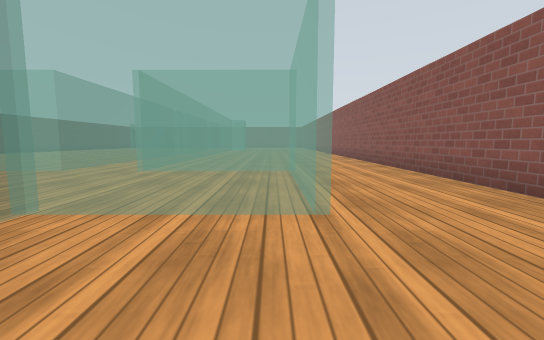
View 1 (above)

22 first-person views from a walk through a world built for the Gazebo simulator. The camera is 0.72 m above the floor, tilts 6° down and sees 90° across. The floor is counted in squares, 1 m on a side. Each view is taken from the middle of a square. On the plan, view 1 faces up. The plan holds only what a view shows up to about 9 squares ahead; the rest is blank. The place goes on beyond the plan. Simple patterns stand in for the simulator's built-in surfaces.

View 2
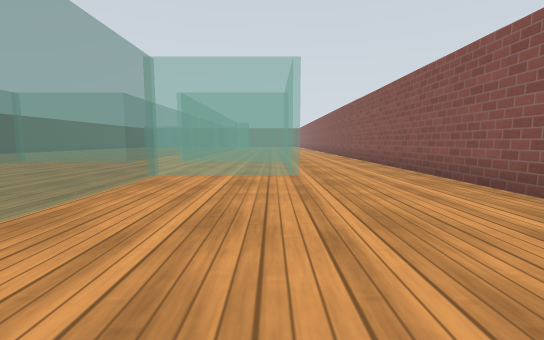

View 3
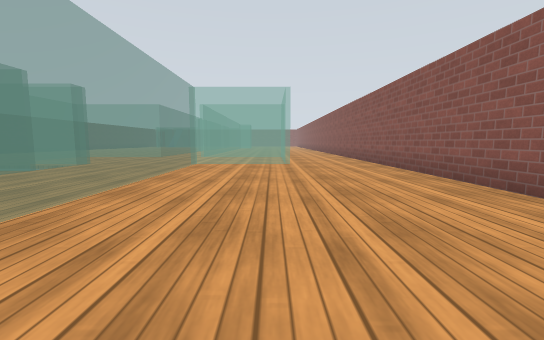

View 4
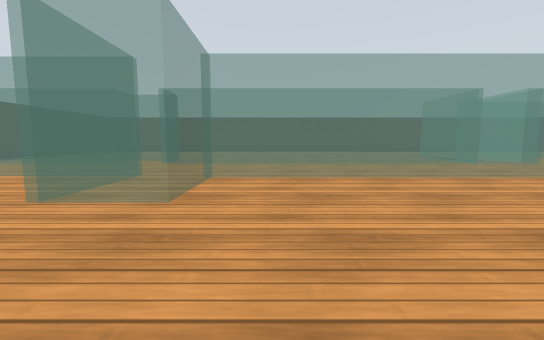

View 5
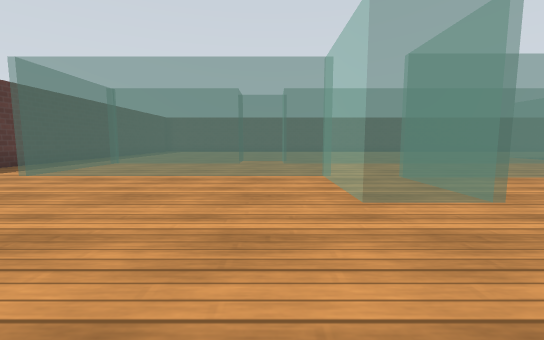

View 6
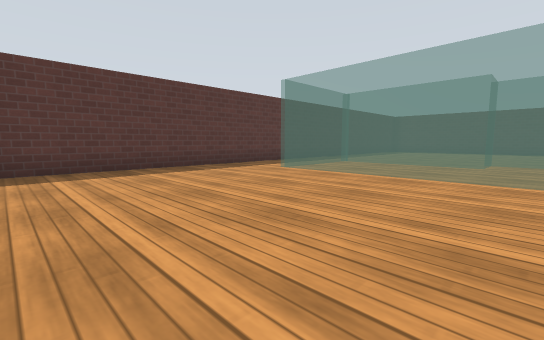

View 7
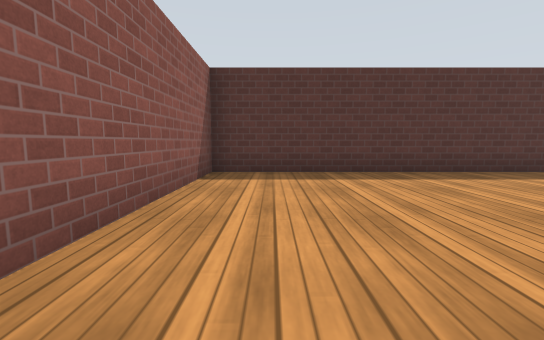

View 8
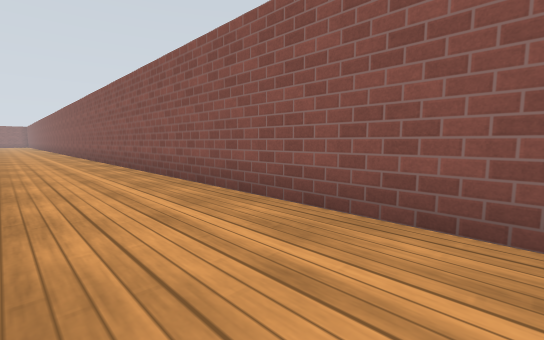

View 9
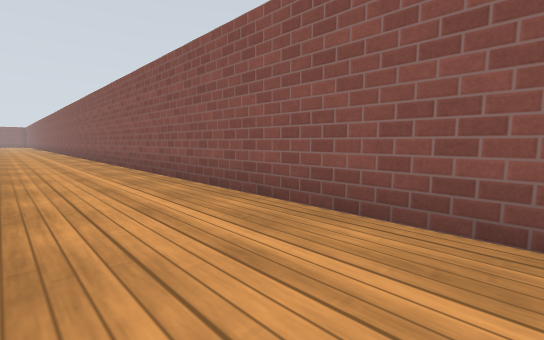

View 10
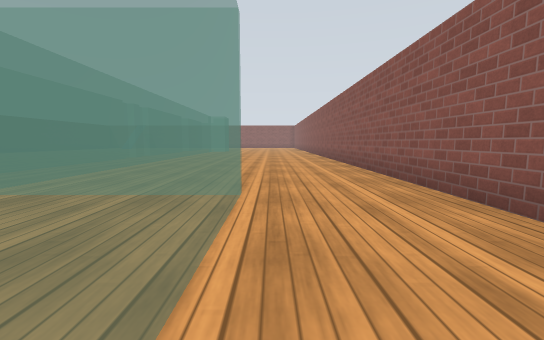

View 11
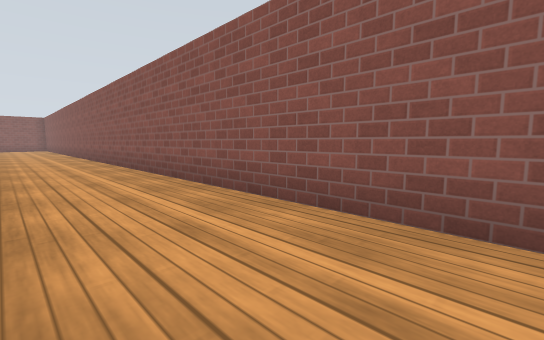

View 12
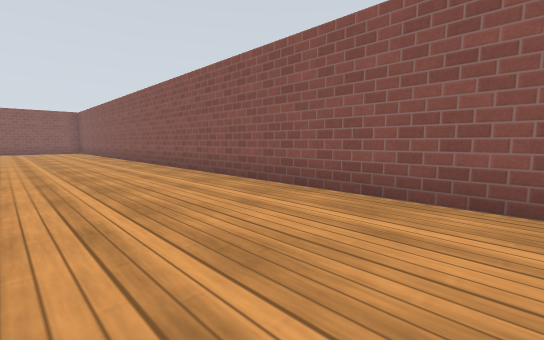

View 13
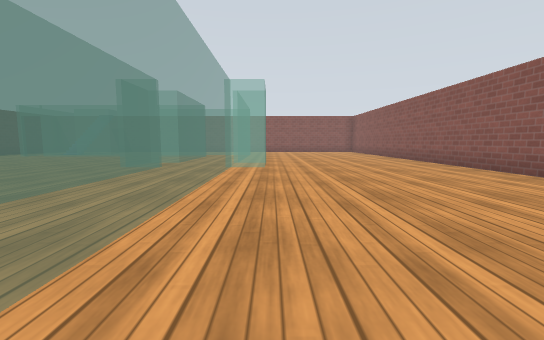

View 14
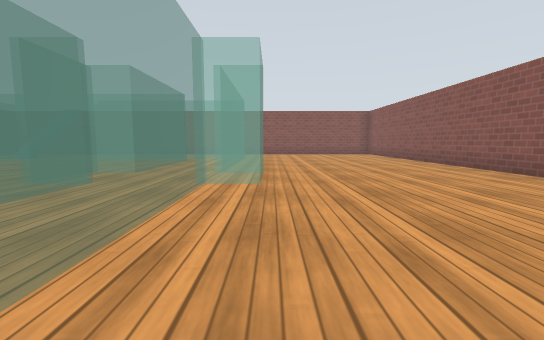

View 15
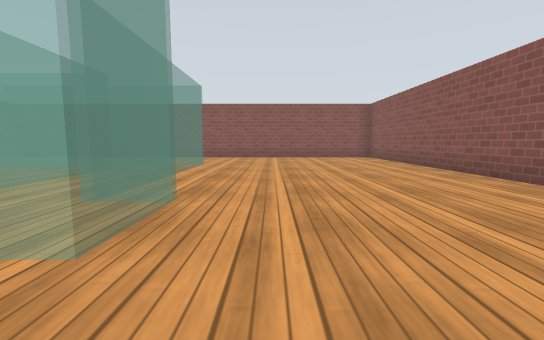

View 16
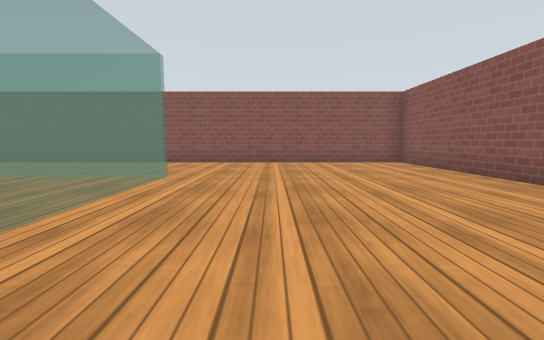

View 17
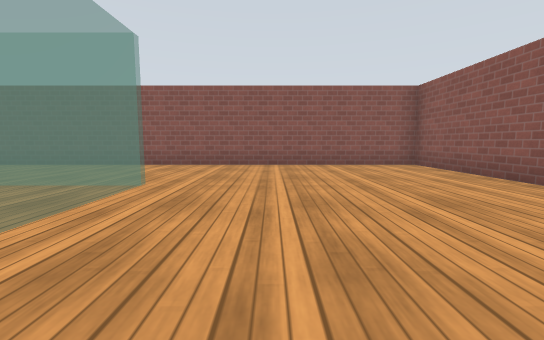

View 18
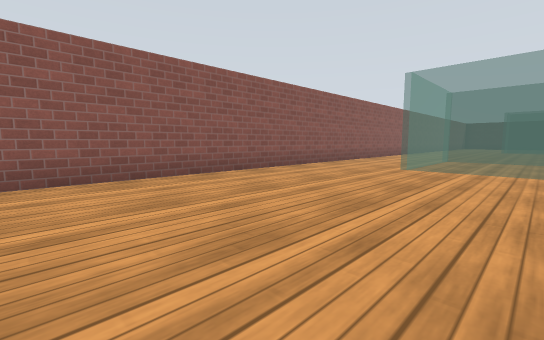

View 19
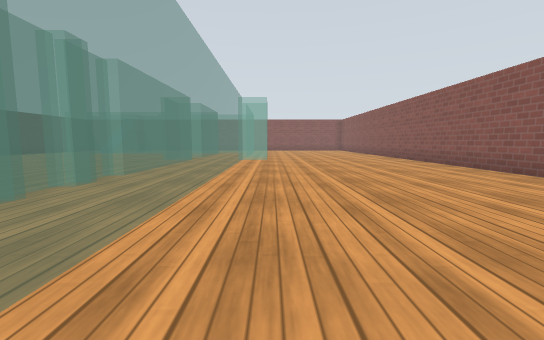

View 20
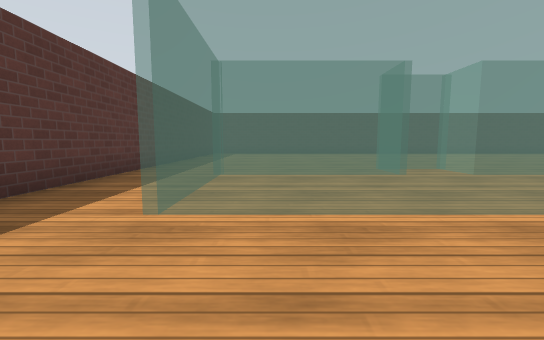

View 21
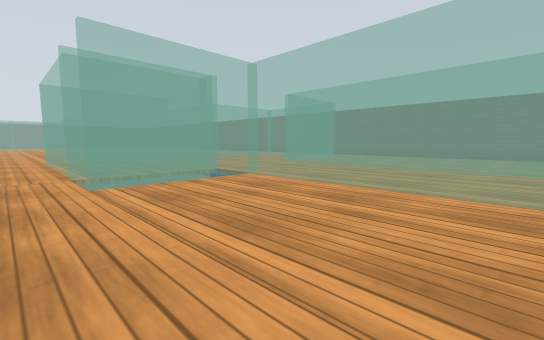

View 22
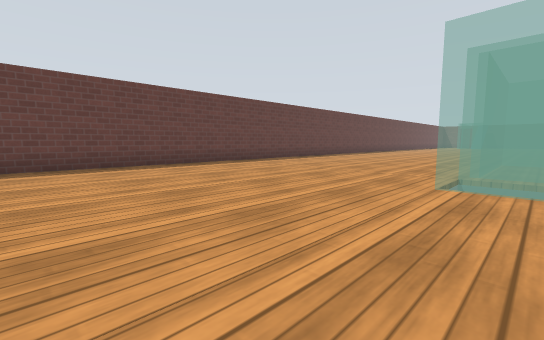

### Floor plan
Key: @ floor where view 1 was taken; # wall or solid block; . floor; = window, fence, low wall or low ledge.
Columns run from 17 left of view 1 to 4 right of it. Each row starts with its distance up from view 1.
 33         #############
 32                      #
 31                      #
 30                      #
 29         ======       #
 28          ======......#
 27           ===#=......#
 26        .....=#=......#
 25        .....=#=......#
 24         ....=#=......#
 23        ....==#==.....#
 22        ....==#==.....#
 21         ....=#=......#
 20        .....=#=......#
 19        .....=#=......#
 18         ....=#=......#
 17          ...=#=......#
 16           ..=#=......#
 15             =#=......#
 14               =......#
 13               =......#
 12           ..=#=......#
 11           ..=#=......#
 10            .=#=......#
  9         ....=#=......#
  8        .....=#=......#
  7        .=  ==#====...#
  6       ..=       #==..#
  5      ...=........==..#
  4     ....=........==..#
  3    .....====..====...#
  2   ...... =#=..==.....#
  1 =...     ===..==.....#
  0 =...    ...=..==.@...#
 -1 =...    ...=..==.....#
 -2 =...    ...=..==.....#
 -3 =...    ...=..==.....#
 -4 =...   ....=..==.....#
 -5         .  =..==.....#
 -6         .. =..==.....#
 -7         ...=..===....#
 -8         ...=..###=...#
 -9         ...=..====...#
-10         ..==..=......#
-11         ..==..=......#
-12         ...=..=......#
-13         ...=..=......#
-14         ...=..=......#
-15         ...====......#
-16         .............#
-17         .............#
-18         =============

Where each view was taken, in squares from view 1:
view 1: 0 up, 0 right, facing up
view 2: 3 down, 0 right, facing up
view 3: 6 down, 0 right, facing up
view 4: 6 down, 3 right, facing left
view 5: 10 down, 3 right, facing left
view 6: 10 down, 3 right, facing down-left
view 7: 11 down, 2 right, facing down
view 8: 10 down, 1 right, facing up-right
view 9: 12 down, 1 right, facing up-right
view 10: 3 up, 1 right, facing up
view 11: 7 up, 1 right, facing up-right
view 12: 13 up, 0 right, facing up-right
view 13: 14 up, 2 left, facing up
view 14: 17 up, 2 left, facing up
view 15: 20 up, 1 left, facing up
view 16: 23 up, 1 left, facing up
view 17: 24 up, 1 left, facing up
view 18: 14 up, 2 left, facing down-right
view 19: 11 up, 2 left, facing up
view 20: 14 down, 0 right, facing left
view 21: 4 down, 10 left, facing up-right
view 22: 4 down, 8 left, facing up-left
